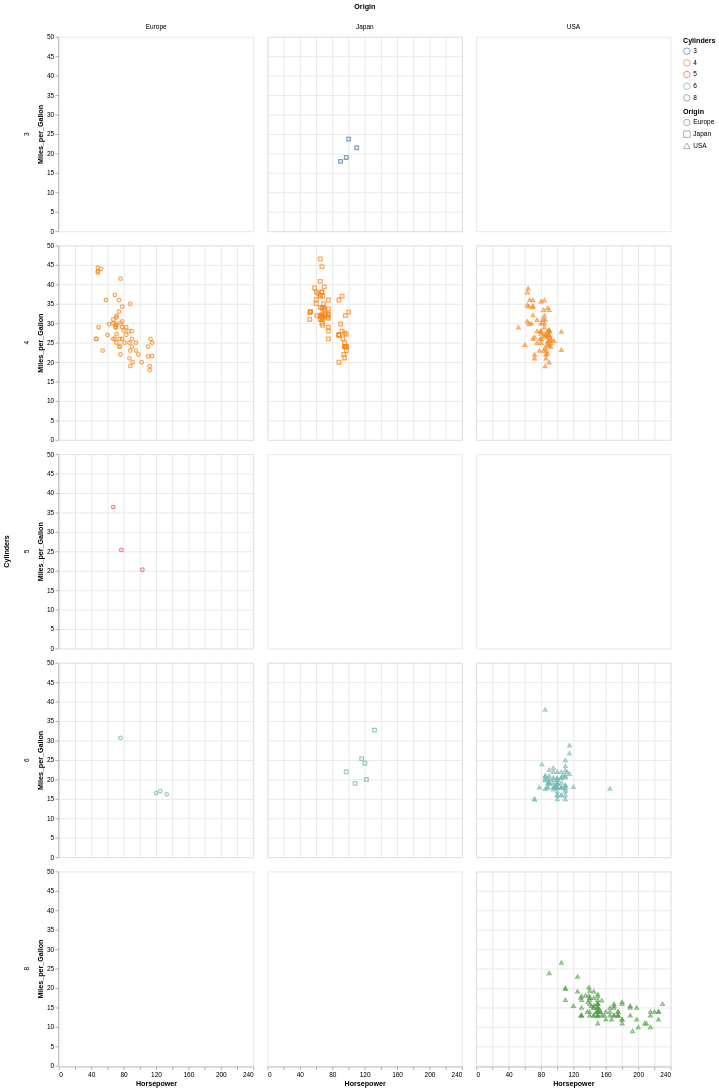

The specification (Vega-Lite) saved for this image:
### Vega-Lite specification from a JSON file in a GitHub repository (floating-point values rounded to 4 significant figures; data arrays with more than 128 entries replaced by an {"elided": "..."} marker saying what was removed)
{"$schema": "https://vega.github.io/schema/vega-lite/v4.json", "data": {"values": {"elided": "406 records"}}, "mark": "point", "encoding": {"row": {"field": "Cylinders"}, "column": {"field": "Origin"}, "x": {"field": "Horsepower", "type": "quantitative"}, "y": {"field": "Miles_per_Gallon", "type": "quantitative"}, "color": {"field": "Cylinders", "type": "nominal"}, "shape": {"field": "Origin", "type": "nominal"}}}
